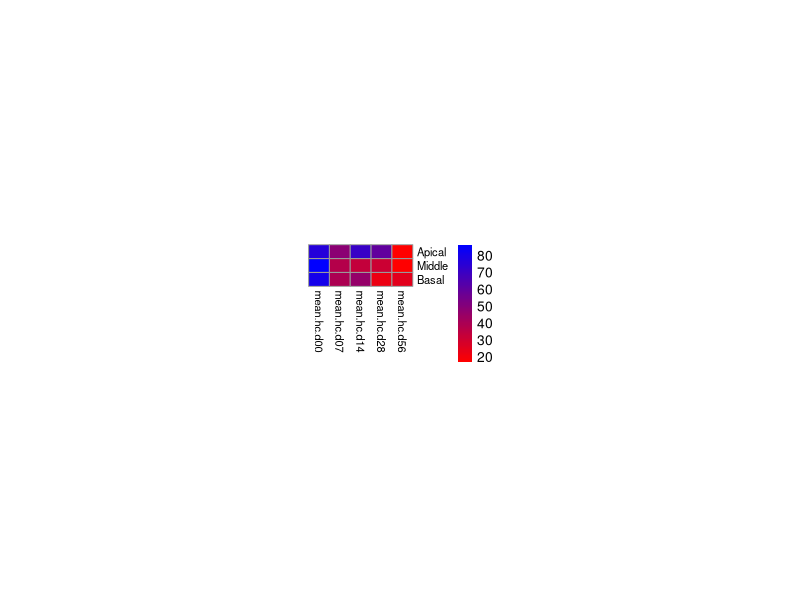
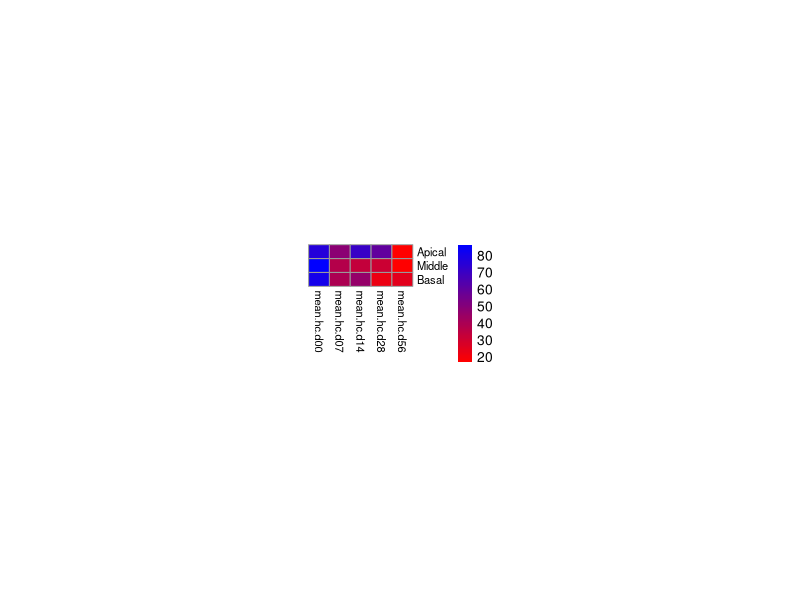

Reproduce these figures in R, in order.
library(pheatmap)
mean.hc.d00=c(75.86,86.21,80.17)
mean.hc.d07=c(48.21,37.5,39.29)
mean.hc.d14=c(70.83,33.33,45.83)
mean.hc.d28=c(59.38,31.25,21.88)
mean.hc.d56=c(16.67,16.67,25)
s1=data.frame(mean.hc.d00,mean.hc.d07,mean.hc.d14,mean.hc.d28,mean.hc.d56)
rownames(s1)=c("Apical","Middle","Basal")
pheatmap(mat = s1,cluster_rows = F,cluster_cols = F,
         color=colorRampPalette(c("red","blue"))(100),
         fontsize_row=8,
         fontsize_col=8,
         scale="none",
         cellheight=10,
         cellwidth=15)
pdf(file = "aabba.pdf")
pheatmap(mat = s1,cluster_rows = F,cluster_cols = F,
         color=colorRampPalette(c("red","blue"))(100),
         fontsize_row=8,
         fontsize_col=8,
         scale="none",
         cellheight=10,
         cellwidth=15)
graphics.off()